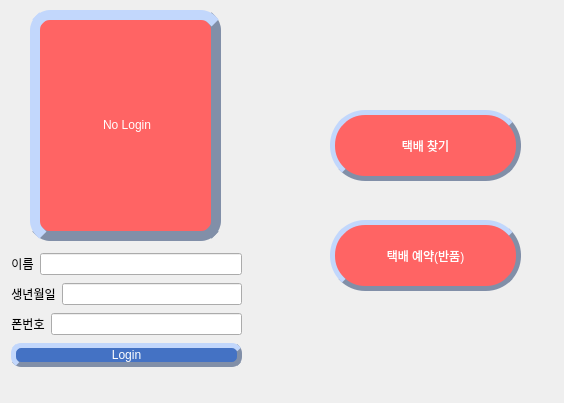
<?xml version="1.0" encoding="UTF-8"?>
<ui version="4.0">
 <class>Client_Login</class>
 <widget class="QMainWindow" name="Client_Login">
  <property name="geometry">
   <rect>
    <x>0</x>
    <y>0</y>
    <width>564</width>
    <height>403</height>
   </rect>
  </property>
  <property name="windowTitle">
   <string>MainWindow</string>
  </property>
  <widget class="QWidget" name="centralwidget">
   <widget class="QLabel" name="manager_face">
    <property name="geometry">
     <rect>
      <x>30</x>
      <y>10</y>
      <width>191</width>
      <height>231</height>
     </rect>
    </property>
    <property name="styleSheet">
     <string notr="true">background-color : rgb(255, 100, 100);
color: rgb(255, 255, 255);
font: 75 20pt &quot;타이포_쌍문동 B&quot;;
border-style : outset;
border-width : 10px;
border-radius : 20px;
border-color : rgb(129, 143, 168);</string>
    </property>
    <property name="text">
     <string>&lt;html&gt;&lt;head/&gt;&lt;body&gt;&lt;p align=&quot;center&quot;&gt;No Login&lt;/p&gt;&lt;/body&gt;&lt;/html&gt;</string>
    </property>
   </widget>
   <widget class="QPushButton" name="Parcel_Reservation_button">
    <property name="geometry">
     <rect>
      <x>330</x>
      <y>220</y>
      <width>191</width>
      <height>71</height>
     </rect>
    </property>
    <property name="styleSheet">
     <string notr="true">background-color : rgb(255, 100, 100);
border-style : outset;
border-width : 5px;
border-radius : 35px;
border-color : rgb(129, 143, 168);
font: 20pt &quot;배달의민족 주아&quot;;
color: rgb(255, 255, 255);</string>
    </property>
    <property name="text">
     <string>택배 예약(반품)</string>
    </property>
   </widget>
   <widget class="QPushButton" name="Parcel_Find_button">
    <property name="geometry">
     <rect>
      <x>330</x>
      <y>110</y>
      <width>191</width>
      <height>71</height>
     </rect>
    </property>
    <property name="styleSheet">
     <string notr="true">background-color : rgb(255, 100, 100);
border-style : outset;
border-width : 5px;
border-radius : 35px;
border-color : rgb(129, 143, 168);
font: 20pt &quot;배달의민족 주아&quot;;
color: rgb(255, 255, 255);</string>
    </property>
    <property name="text">
     <string>택배 찾기</string>
    </property>
   </widget>
   <widget class="QWidget" name="layoutWidget">
    <property name="geometry">
     <rect>
      <x>11</x>
      <y>251</y>
      <width>231</width>
      <height>120</height>
     </rect>
    </property>
    <layout class="QVBoxLayout" name="verticalLayout">
     <item>
      <layout class="QHBoxLayout" name="horizontalLayout">
       <item>
        <widget class="QLabel" name="Id_label">
         <property name="styleSheet">
          <string notr="true">font: 14pt &quot;배달의민족 주아&quot;;</string>
         </property>
         <property name="text">
          <string>&lt;html&gt;&lt;head/&gt;&lt;body&gt;&lt;p align=&quot;center&quot;&gt;이름&lt;/p&gt;&lt;/body&gt;&lt;/html&gt;</string>
         </property>
        </widget>
       </item>
       <item>
        <widget class="QLineEdit" name="Name_lineEdit"/>
       </item>
      </layout>
     </item>
     <item>
      <layout class="QHBoxLayout" name="horizontalLayout_2">
       <item>
        <widget class="QLabel" name="Password_label">
         <property name="styleSheet">
          <string notr="true">font: 14pt &quot;배달의민족 주아&quot;;</string>
         </property>
         <property name="text">
          <string>&lt;html&gt;&lt;head/&gt;&lt;body&gt;&lt;p align=&quot;center&quot;&gt;생년월일&lt;/p&gt;&lt;/body&gt;&lt;/html&gt;</string>
         </property>
        </widget>
       </item>
       <item>
        <widget class="QLineEdit" name="Birth_lineEdit">
         <property name="echoMode">
          <enum>QLineEdit::Normal</enum>
         </property>
        </widget>
       </item>
      </layout>
     </item>
     <item>
      <layout class="QHBoxLayout" name="horizontalLayout_3">
       <item>
        <widget class="QLabel" name="Password_label_2">
         <property name="styleSheet">
          <string notr="true">font: 14pt &quot;배달의민족 주아&quot;;</string>
         </property>
         <property name="text">
          <string>&lt;html&gt;&lt;head/&gt;&lt;body&gt;&lt;p align=&quot;center&quot;&gt;폰번호&lt;/p&gt;&lt;/body&gt;&lt;/html&gt;</string>
         </property>
        </widget>
       </item>
       <item>
        <widget class="QLineEdit" name="Phone_lineEdit"/>
       </item>
      </layout>
     </item>
     <item>
      <widget class="QPushButton" name="Login_Button">
       <property name="styleSheet">
        <string notr="true">background-color : rgb(68, 114, 196);
border-style : outset;
border-width : 5px;
border-radius : 10px;
border-color : rgb(129, 143, 168);
font: 15pt &quot;배달의민족 주아&quot;;
color: rgb(255, 255, 255);</string>
       </property>
       <property name="text">
        <string>Login</string>
       </property>
      </widget>
     </item>
    </layout>
   </widget>
  </widget>
  <widget class="QMenuBar" name="menubar">
   <property name="geometry">
    <rect>
     <x>0</x>
     <y>0</y>
     <width>564</width>
     <height>21</height>
    </rect>
   </property>
  </widget>
 </widget>
 <resources/>
 <connections/>
</ui>
